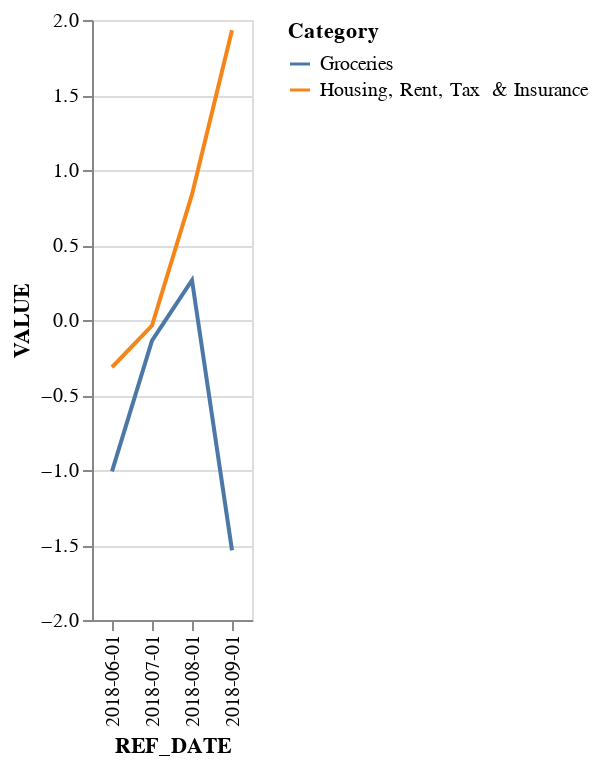

Notebook code for this chart:
### Code cell
plot_for_parallel_trends(df_Canada_CPI_groupby, '2018-06-01', '2018-09-01', 'Groceries', 'Housing, Rent, Tax  & Insurance')

### Figure 1 — Vega-Lite specification as saved in the notebook (floating-point values rounded to 4 significant figures)
{"config": {"view": {"continuousWidth": 300, "continuousHeight": 300}}, "data": {"name": "data-13a3d875193ed061476bbd3cc6ac8933"}, "mark": {"type": "line"}, "encoding": {"color": {"field": "Category", "type": "nominal"}, "x": {"field": "REF_DATE", "type": "nominal"}, "y": {"field": "VALUE", "type": "quantitative"}}, "$schema": "https://vega.github.io/schema/vega-lite/v5.20.1.json", "datasets": {"data-13a3d875193ed061476bbd3cc6ac8933": [{"REF_DATE": "2018-06-01", "Category": "Groceries", "VALUE": -1.009}, {"REF_DATE": "2018-06-01", "Category": "Housing, Rent, Tax  & Insurance", "VALUE": -0.315}, {"REF_DATE": "2018-07-01", "Category": "Groceries", "VALUE": -0.1379}, {"REF_DATE": "2018-07-01", "Category": "Housing, Rent, Tax  & Insurance", "VALUE": -0.03693}, {"REF_DATE": "2018-08-01", "Category": "Groceries", "VALUE": 0.2659}, {"REF_DATE": "2018-08-01", "Category": "Housing, Rent, Tax  & Insurance", "VALUE": 0.8372}, {"REF_DATE": "2018-09-01", "Category": "Groceries", "VALUE": -1.536}, {"REF_DATE": "2018-09-01", "Category": "Housing, Rent, Tax  & Insurance", "VALUE": 1.932}]}}
